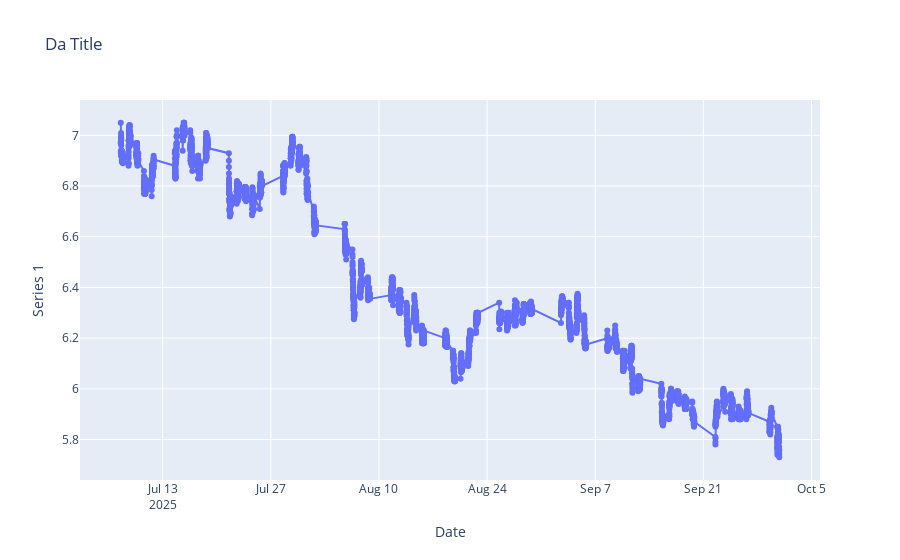

Notebook cell for this chart:
### Code cell
# visualize prices
import plotly.graph_objects as go

fig = go.Figure()

fig.add_trace(go.Scatter(
    x = df['date'], y = df['open'],
    name = 'price',
    yaxis = 'y1',
    mode = 'lines+markers'

))


# Layout with multiple y-axes
fig.update_layout(
    title='Da Title',
    xaxis=dict(title='Date'),
    yaxis=dict(title='Series 1', side='left'),
    legend=dict(x=0.01, y=0.99)
)

fig.show()

### Figure 1 — Plotly figure (JSON) as saved in the notebook; plotly's stock layout.template omitted (floating-point values rounded to 4 significant figures; data arrays with more than 128 entries replaced by an {"elided": "..."} marker saying what was removed)
{"data": [{"mode": "lines+markers", "name": "price", "type": "scatter", "x": {"elided": "4642 str values"}, "y": {"elided": "4642 float values"}, "yaxis": "y"}], "layout": {"legend": {"x": 0.01, "y": 0.99}, "title": {"text": "Da Title"}, "xaxis": {"title": {"text": "Date"}}, "yaxis": {"side": "left", "title": {"text": "Series 1"}}}}
